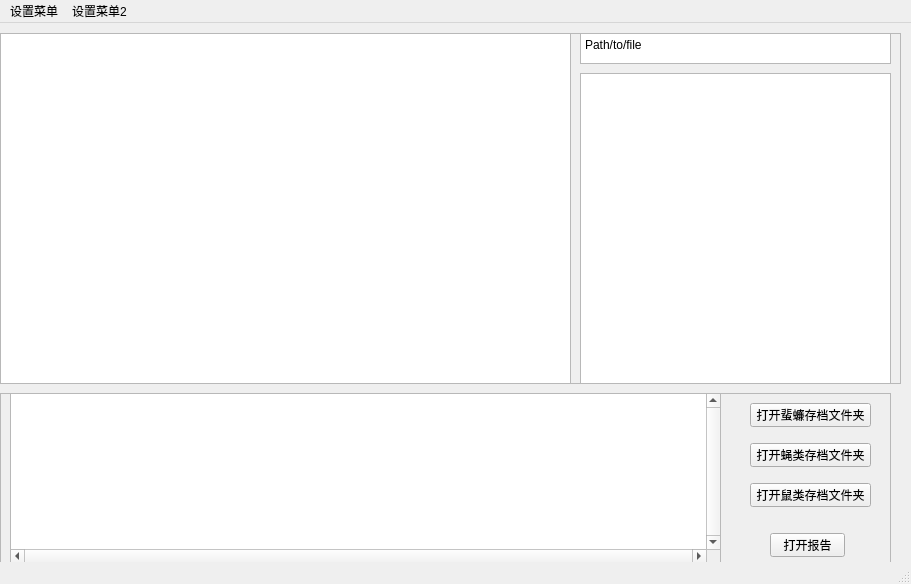
<?xml version="1.0" encoding="UTF-8"?>
<ui version="4.0">
 <class>tab7_frame</class>
 <widget class="QMainWindow" name="tab7_frame">
  <property name="geometry">
   <rect>
    <x>0</x>
    <y>0</y>
    <width>911</width>
    <height>584</height>
   </rect>
  </property>
  <property name="windowTitle">
   <string>MainWindow</string>
  </property>
  <widget class="QWidget" name="centralwidget">
   <widget class="QGraphicsView" name="image_view">
    <property name="geometry">
     <rect>
      <x>0</x>
      <y>10</y>
      <width>571</width>
      <height>351</height>
     </rect>
    </property>
   </widget>
   <widget class="QFrame" name="status_frame">
    <property name="geometry">
     <rect>
      <x>0</x>
      <y>370</y>
      <width>891</width>
      <height>181</height>
     </rect>
    </property>
    <property name="frameShape">
     <enum>QFrame::StyledPanel</enum>
    </property>
    <property name="frameShadow">
     <enum>QFrame::Raised</enum>
    </property>
    <widget class="QTextBrowser" name="statusBrowser">
     <property name="geometry">
      <rect>
       <x>10</x>
       <y>0</y>
       <width>711</width>
       <height>171</height>
      </rect>
     </property>
     <property name="verticalScrollBarPolicy">
      <enum>Qt::ScrollBarAlwaysOn</enum>
     </property>
     <property name="horizontalScrollBarPolicy">
      <enum>Qt::ScrollBarAlwaysOn</enum>
     </property>
     <property name="sizeAdjustPolicy">
      <enum>QAbstractScrollArea::AdjustToContents</enum>
     </property>
     <property name="html">
      <string>&lt;!DOCTYPE HTML PUBLIC &quot;-//W3C//DTD HTML 4.0//EN&quot; &quot;http://www.w3.org/TR/REC-html40/strict.dtd&quot;&gt;
&lt;html&gt;&lt;head&gt;&lt;meta name=&quot;qrichtext&quot; content=&quot;1&quot; /&gt;&lt;meta charset=&quot;utf-8&quot; /&gt;&lt;style type=&quot;text/css&quot;&gt;
p, li { white-space: pre-wrap; }
hr { height: 1px; border-width: 0; }
li.unchecked::marker { content: &quot;\2610&quot;; }
li.checked::marker { content: &quot;\2612&quot;; }
&lt;/style&gt;&lt;/head&gt;&lt;body style=&quot; font-family:'Microsoft YaHei UI'; font-size:9pt; font-weight:400; font-style:normal;&quot;&gt;
&lt;p style=&quot;-qt-paragraph-type:empty; margin-top:0px; margin-bottom:0px; margin-left:0px; margin-right:0px; -qt-block-indent:0; text-indent:0px;&quot;&gt;&lt;br /&gt;&lt;/p&gt;&lt;/body&gt;&lt;/html&gt;</string>
     </property>
    </widget>
    <widget class="QPushButton" name="openFL_btn">
     <property name="geometry">
      <rect>
       <x>750</x>
       <y>10</y>
       <width>121</width>
       <height>24</height>
      </rect>
     </property>
     <property name="text">
      <string>打开蜚蠊存档文件夹</string>
     </property>
    </widget>
    <widget class="QPushButton" name="openYL_btn">
     <property name="geometry">
      <rect>
       <x>750</x>
       <y>50</y>
       <width>121</width>
       <height>24</height>
      </rect>
     </property>
     <property name="text">
      <string>打开蝇类存档文件夹</string>
     </property>
    </widget>
    <widget class="QPushButton" name="openSL_btn">
     <property name="geometry">
      <rect>
       <x>750</x>
       <y>90</y>
       <width>121</width>
       <height>24</height>
      </rect>
     </property>
     <property name="text">
      <string>打开鼠类存档文件夹</string>
     </property>
    </widget>
    <widget class="QPushButton" name="openReport_btn">
     <property name="geometry">
      <rect>
       <x>770</x>
       <y>140</y>
       <width>75</width>
       <height>24</height>
      </rect>
     </property>
     <property name="text">
      <string>打开报告</string>
     </property>
    </widget>
   </widget>
   <widget class="QFrame" name="graphic_frame">
    <property name="geometry">
     <rect>
      <x>570</x>
      <y>10</y>
      <width>331</width>
      <height>351</height>
     </rect>
    </property>
    <property name="frameShape">
     <enum>QFrame::StyledPanel</enum>
    </property>
    <property name="frameShadow">
     <enum>QFrame::Raised</enum>
    </property>
    <widget class="QGraphicsView" name="graphicsView_2">
     <property name="geometry">
      <rect>
       <x>10</x>
       <y>40</y>
       <width>311</width>
       <height>311</height>
      </rect>
     </property>
    </widget>
    <widget class="QPlainTextEdit" name="plainTextEdit">
     <property name="geometry">
      <rect>
       <x>10</x>
       <y>0</y>
       <width>311</width>
       <height>31</height>
      </rect>
     </property>
     <property name="plainText">
      <string>Path/to/file</string>
     </property>
    </widget>
   </widget>
  </widget>
  <widget class="QMenuBar" name="menubar">
   <property name="geometry">
    <rect>
     <x>0</x>
     <y>0</y>
     <width>911</width>
     <height>22</height>
    </rect>
   </property>
   <widget class="QMenu" name="menu">
    <property name="title">
     <string>设置菜单</string>
    </property>
    <addaction name="action123132"/>
    <addaction name="separator"/>
   </widget>
   <widget class="QMenu" name="menu_2">
    <property name="title">
     <string>设置菜单2</string>
    </property>
   </widget>
   <addaction name="menu"/>
   <addaction name="menu_2"/>
  </widget>
  <widget class="QStatusBar" name="statusbar"/>
  <action name="action123132">
   <property name="text">
    <string>123132</string>
   </property>
  </action>
 </widget>
 <resources/>
 <connections/>
</ui>
